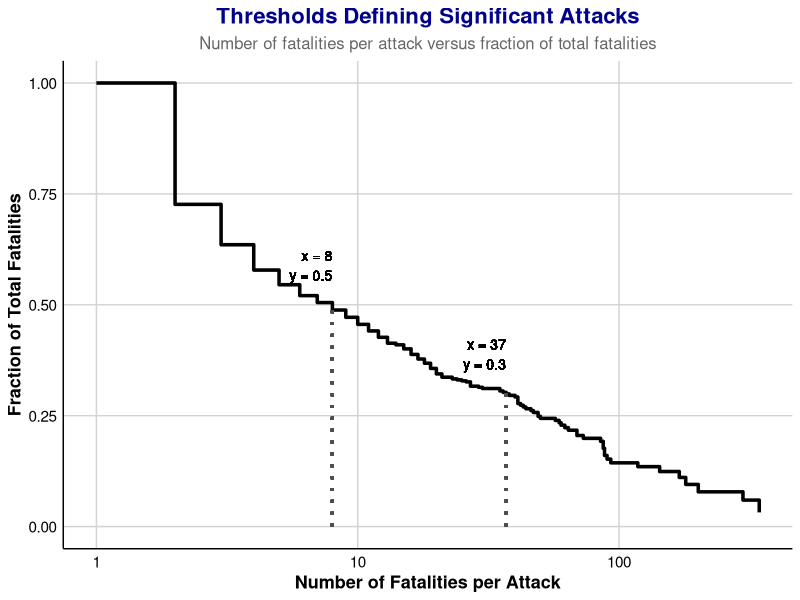

This figure's R source: (Note: this script raises an error after producing the figure.)
# clear environment
rm(list = ls())

# load in libraries
library(ggplot2)

# read in the data
european_terror <- read.csv('data/european_terror.csv')



# Quantifying 'Big Attacks'
# ==========================

# total fatalities
total_kills <- sum(european_terror$nkill, na.rm = TRUE)

# data for CCDF
ccdf_data <- data.frame(
  nkill = sort(unique(european_terror$nkill)),
  proportion = sapply(sort(unique(european_terror$nkill)), function(x) {
    sum(european_terror$nkill[european_terror$nkill >= x], na.rm = TRUE) / total_kills
  })
)

threshold_50 <- min(ccdf_data$nkill[ccdf_data$proportion <= 0.5])
threshold_30 <- min(ccdf_data$nkill[ccdf_data$proportion <= 0.3])


# plot CCDF
ggplot(ccdf_data, aes(x = nkill, y = proportion)) +
  geom_step(aes(colour = 'Fraction of fatalities'), size = 1.2, colour = "black") + 
  
  geom_segment(aes(x = threshold_30, xend = threshold_30, y = 0, yend = 0.3), 
               linetype = "dotted", colour = "gray30", size = 1) + 
  
  geom_segment(aes(x = threshold_50, xend = threshold_50, y = 0, yend = 0.5), 
               linetype = "dotted", colour = "gray30", size = 1) + 
  
  geom_text(aes(x = threshold_30, y = 0.3, label = paste0('x = ', threshold_30, '\n y = 0.3')), 
            hjust = 1, vjust = -0.8, size = 3.5, colour = "black", fontface = "plain") +
  
  geom_text(aes(x = threshold_50, y = 0.5, label = paste0('x = ', threshold_50, '\n y = 0.5')), 
            hjust = 1, vjust = -0.8, size = 3.5, colour = "black", fontface = "plain") + 
  labs(title = "Thresholds Defining Significant Attacks",
       subtitle = "Number of fatalities per attack versus fraction of total fatalities",
       x = "Number of Fatalities per Attack",
       y = "Fraction of Total Fatalities") +
    scale_x_log10() +
  theme_minimal() +
  theme(
    legend.position = "none",   # Remove legend for simplicity
    axis.text = element_text(size = 11, colour = "black"),  # Adjusted axis text size and colour
    axis.title = element_text(size = 13, colour = "black", face = "bold"),  # Bold axis titles
    plot.title = element_text(size = 16, face = "bold", hjust = 0.5, colour = "darkblue"),  # Title style
    plot.subtitle = element_text(size = 12, hjust = 0.5, colour = "gray40"),  # Subtitle style
    panel.grid = element_line(colour = "lightgray", size = 0.5), # Subtle grid lines
    panel.grid.major = element_line(size = 0.5),  # Grid lines for clarity
    panel.grid.minor = element_blank(),  # No minor grid lines
    axis.line = element_line(color = "black", size = 0.5),  # Clear axis lines
    plot.background = element_rect(fill = "white", colour = "white")  # Clean plot background
  )

ggsave("plots/fatalities_cdf.png")

# Figure 1. Thresholds used to define big attacks. The red line shows the 
# percentage of total fatalities accounted for at different thresholds.
# Showing attacks killing 35 or more people account for 30% of fatalities 
# from the European terrorist attacks. 
# Attacks killing 8 or more people account for 50% of all fatalities. 
# We also see that only 









# Time Series data
# ================

ggplot(european_terror, aes(x = iyear)) +
  geom_histogram(binwidth = 1, 
                 fill = 'orange1', 
                 color = 'black',  
                 size = 0.2) +
  labs(title = 'Distribution of European Terror Attacks',
       x = 'Year',
       y = 'Count') +
  scale_x_continuous(
    breaks = seq(from = min(european_terror$iyear, na.rm = TRUE), 
                 to = max(european_terror$iyear, na.rm = TRUE), 
                 by = 5)  
  ) +
  theme_minimal() +
  theme(axis.text.x = element_text(angle = 35, hjust = 1, size=10),
        panel.background = element_rect(fill = "white"),  
        plot.background = element_rect(fill = "white"),  
        axis.line = element_line(color = "black", size = 0.5),
        panel.grid = element_blank(),
        plot.title = element_text(size=22),
        axis.title.x = element_text(size = 14),
        axis.title.y = element_text(size = 14) )


ggsave("plots/occurance_hist.png", width = 10, height = 4)


# Distribution of Fatalities
# ==========================
ggplot(european_terror, aes(x = nkill)) +
  geom_histogram(binwidth = 5, fill = "orange1",color = "black", size = 0.2, na.rm = TRUE) +
  scale_y_continuous(trans = "log10") +
  labs(title = "Distribution of Number of Fatalities",
       x = "Number of Fatalities", 
       y = "Frequency (log10)") +
  theme_minimal() +
  
  theme(axis.text.x = element_text(angle = 35,hjust = 1, size = 10),
        panel.background = element_rect(fill = "white"),  # White background for plot area
        plot.background = element_rect(fill = "white"),  # White background for the entire plot
        axis.line = element_line(color = "black", size = 0.5),
        panel.grid = element_blank(),
        plot.title = element_text(size=22),
        axis.title.x = element_text(size = 14),
        axis.title.y = element_text(size = 14) 
        )

ggsave("plots/fatality_dist.png", width = 10, height = 4)



